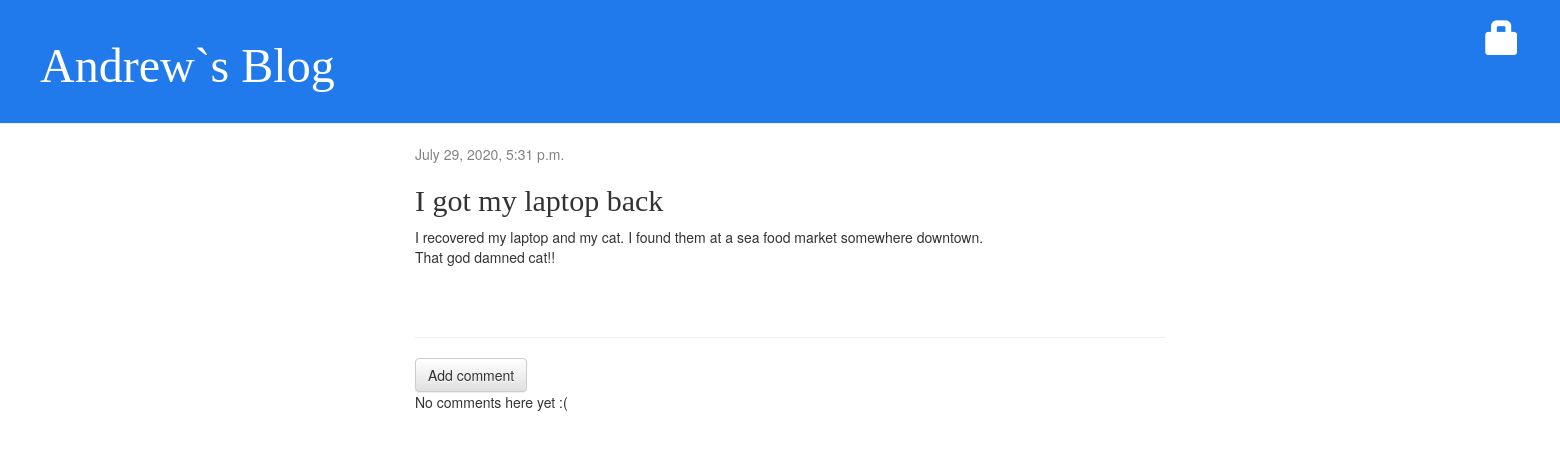
Screenshot of /post/3/ with the database file from the repository.
### blog/models.py (models this page shows, shortened)
class Post(models.Model):
    author = models.ForeignKey(settings.AUTH_USER_MODEL, on_delete=models.CASCADE)
    title = models.CharField(max_length=200)
    text = models.TextField()
    created_date = models.DateTimeField(default=timezone.now)
    published_date = models.DateTimeField(blank=True, null=True)

### blog/views.py (the view)
# urls.py: path('post/<int:pk>/', views.post_detail, name='post_detail'),
def post_detail(request, pk):
    post = get_object_or_404(Post, pk=pk)
    return render(request, 'blog/post_detail.html', {'post': post})

### blog/templates/blog/post_detail.html (shortened to what this page needs)
{% extends 'blog/base.html'%}
{% block content%}
    <div class="post">
        {% if post.published_date %}
            <div class="date">
                {{ post.published_date }}
            </div>
        {% else %}
            <a class="btn btn-default" href="{% url 'post_publish' pk=post.pk %}">Publish</a>
        {% endif %}
        <h2>{{ post.title }}</h2>
        <p>{{ post.text|linebreaksbr }}</p>
    </div>
    <hr>
    <a class="btn btn-default" href="{% url 'add_comment_to_post' pk=post.pk %}">Add comment</a>
    {% for comment in post.comments.all %}
        {% if user.is_authenticated or comment.approved_comment %}
        <div class="comment">
            <div class="date">
                {{ comment.created_date }}
                {% if not comment.approved_comment %}
                    <a class="btn btn-default" href="{% url 'comment_remove' pk=comment.pk %}"><span class="glyphicon glyphicon-remove"></span></a>
                    <a class="btn btn-default" href="{% url 'comment_approve' pk=comment.pk %}"><span class="glyphicon glyphicon-ok"></span></a>
                {% endif %}
            </div>
            <strong>{{ comment.author }}</strong>
            <p>{{ comment.text|linebreaks }}</p>
        </div>
        {% endif %}
    {% empty %}
        <p>No comments here yet :(</p>
    {% endfor %}
{% endblock %}

### blog/static/css/blog.css (style rules this page uses)
h1, h2, h3, h4 { font-family: 'fantasy', cursive; }
.date { color: #828282; }
.post { margin-bottom: 70px; }

### rows the page displays
Post: published_date "July 29, 2020, 5:31 p.m.", title "I got my laptop back", text "I recovered my laptop and my cat. I found them at a sea food market somewhere downtown. That god damned cat!!"
